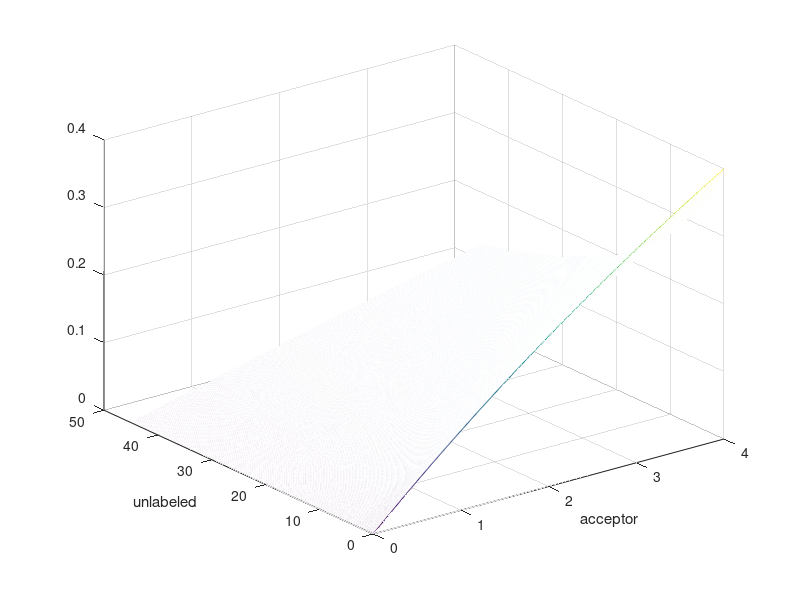
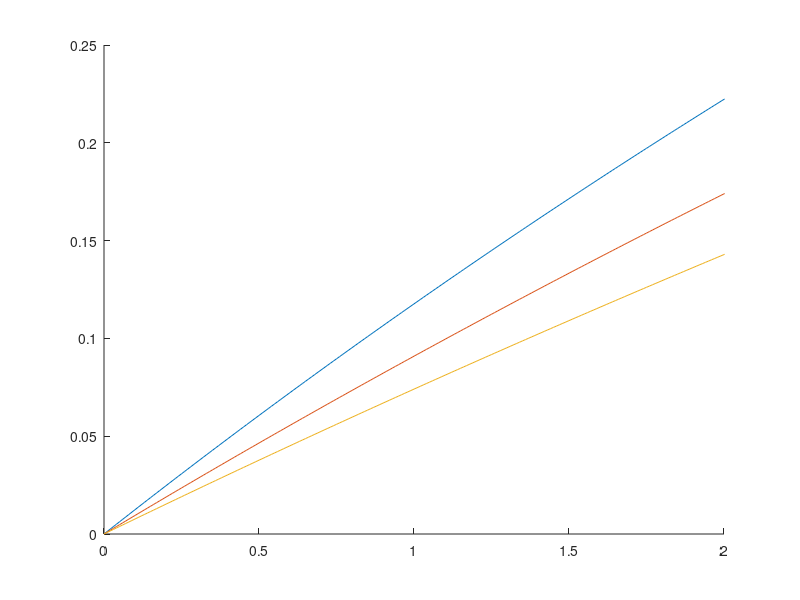
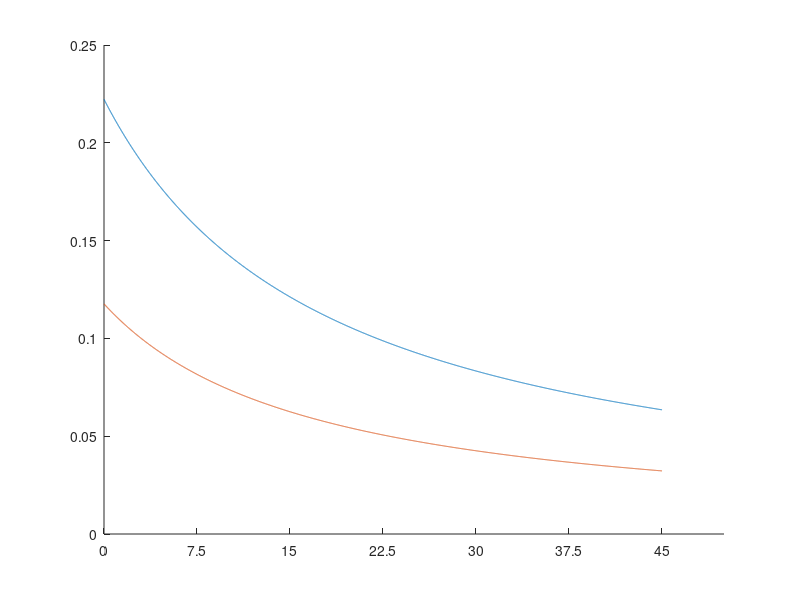

The MATLAB source for these figures, in order:
%Plot pf vs unlabeled and acceptor added tubulin to extract.
%3/2017 B.Kaye O.Stiehl


endo = 16;
a = 0:.01:4;
u = 0:.01:45;
m = 2;

[A,U] = meshgrid(a,u);

Z = m * A ./ (A + U + endo);

figure(1); clf;
mesh(A,U,Z);
xlabel('acceptor');
ylabel('unlabeled');

figure(2); clf; hold on;
plot(a,m * (a ./ (a + endo)));
plot(a,m * (a ./ (a +5+ endo)));
plot(a,m * (a ./ (a +10+ endo)));
axis([0 2 0 .25]);

figure(3); clf; hold on;
plot(u,m * (2 ./ (2 +u+ endo)));
plot(u,m * (1 ./ (1 +u+ endo)));
xticks(0:7.5:45);